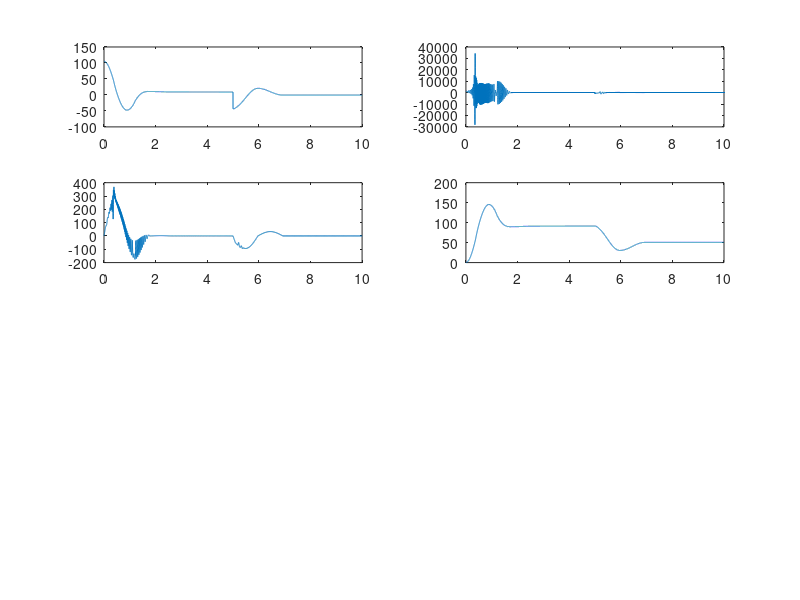
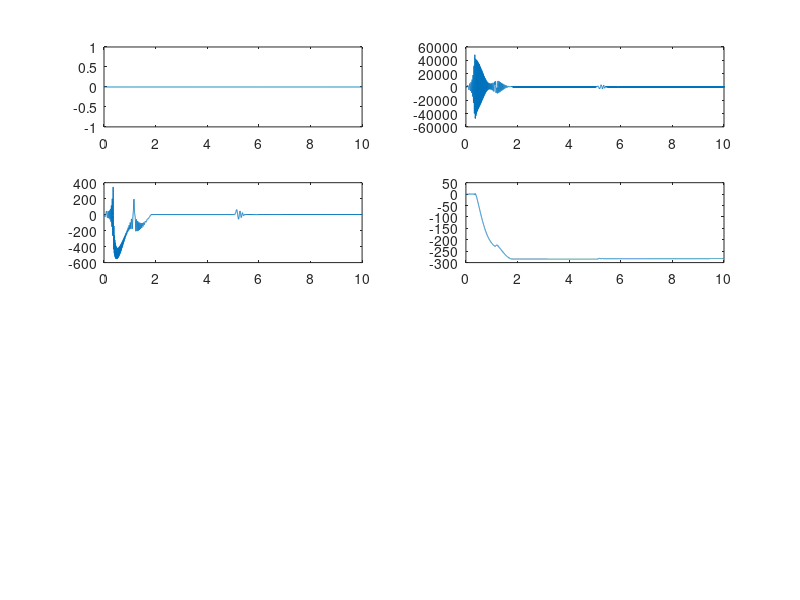

These charts were generated, in order, by the following MATLAB code:
clc;
clear;

%variables to mess with
rg1=100; %gear ratio
rg2=100;
tauc1=10; %friction
tauc2=10;
tauL1=1000; %torque limit
tauL2=1000;
noise=0;
kp1=1;	
kd1=0.00005;	
kp2=0;
kd2=0;
randn('seed', 8);




%mass&length
m1=10;
m2=5;
l1=0.5;
l2=0.5;

%inertia
j1=m1*l1^2/rg1^2;    
j2=m2*l2^2/rg2^2;

% Simulation parameters
T=0.001; % sampling period
N=10000; % number of points
t=T*(0:(N-1)); % time vector

%data variables
theta1=zeros(1,N);  % position 1
theta1Dot=zeros(1,N); % speed 1
theta1DDot=zeros(1,N); % acceleration 1
theta2=zeros(1,N);  % position 2
theta2Dot=zeros(1,N); % speed 2
theta2DDot=zeros(1,N); % acceleration 2

theta1Des=zeros(1,N); % desired position 1
theta1DotDes=zeros(1,N); % desired speed 1
theta1DDotDes=zeros(1,N); % desired acceleration 1
theta2Des=zeros(1,N); % desired position 2
theta2DotDes=zeros(1,N); % desired speed 2
theta2DDotDes=zeros(1,N); % desired acceleration 2

theta1Sensed=zeros(1,N); % desired position 1
theta1DotSensed=zeros(1,N); % desired speed 1
theta1DDotSensed=zeros(1,N); % desired acceleration 1
theta2Sensed=zeros(1,N); % desired position 2
theta2DotSensed=zeros(1,N); % desired speed 2
theta2DDotSensed=zeros(1,N); % desired acceleration 2

u1=zeros(1,N);  % total control signal 1
u2=zeros(1,N);  % total control signal 2
taum1=zeros(1,N);  % torque output 1
taum2=zeros(1,N);  % torque output 2

%target position
for i=1:5000
theta1Des(i)=100;
theta2Des(i)=0;

end
for i=5000:N-1
theta1Des(i)=50;
theta2Des(i)=0;

end




%construct robot dynamics

for i=1:N-1
    
    %input open loop testing
    %u1(i)=0;  % torque output 1
	%u2(i)=1;  % torque output 2
	
	%noise
	theta1Sensed(i)=theta1(i)+noise*randn;
	theta2Sensed(i)=theta1(i)+noise*randn;
	
	%prepare for d controller
	theta1DotDes(i)=(theta1Des(i)-theta1Sensed(i))/T;
	theta2DotDes(i)=(theta2Des(i)-theta2Sensed(i))/T;	
	
	%PD controller
	u1(i)=kp1*(theta1Des(i)-theta1Sensed(i))+kd1*(theta1DotDes(i)-theta1DotSensed(i));
	u2(i)=kp2*(theta2Des(i)-theta2Sensed(i))+kd2*(theta2DotDes(i)-theta2DotSensed(i));
	

	%matric A
	Aa=j1*rg1^2+(m1+m2)*l1^2+m2*l2^2+2*m2*l1*l2*cos(theta2(i));
	Ab=m2*l2^2+m2*l1*l2*cos(theta2(i));
	Ac=m2*l2^2+m2*l1*l2*cos(theta2(i));
	Ad=j2*rg2^2+m2*l2^2;
    M=[Aa Ab;Ac Ad];
	%matric B
	Ba=0;
	Bb=-m2*l1*l2*sin(theta2(i));
	Bc=m2*l1*l2*sin(theta2(i));
	Bd=0;
    B=[Ba Bb;Bc Bd];
	%matrix C
	Ca=-m2*l1*l2*sin(theta2(i));
	Cb=-m2*l1*l2*sin(theta2(i));
	Cc=0;
	Cd=0;
    C=[Ca Cb;Cc Cd];
    
	%multiply by motion get h1 and h2
    BB=[theta1Dot(i)^2;theta2Dot(i)^2];
    CC=[theta1Dot(i)*theta2Dot(i);theta2Dot(i)*theta1Dot(i)];
    
    H=B*BB+C*CC;

	%torque limit check
	if u1(i)>tauL1
		taum1(i)=tauL1;
	else
		taum1(i)=u1(i);
	end

	if u2(i)>tauL2
		taum2(i)=tauL2;
	else
		taum2(i)=u2(i);
	end
	
	%friction check
    
	if theta1Dot(i)==0
		if taum1(i)-H(1)/rg1>tauc1
			tauf1=tauc1;
		elseif taum1(i)-H(1)/rg1<-tauc1
			tauf1=-tauc1;
		else
			tauf1=taum1(i)-H(1)/rg1;
		end
	
    else
       
        tauf1=tauc1*sign(theta1Dot(i));
    end
	
    
    %motor2
	if theta2Dot(i)==0
		if taum2(i)-H(2)/rg2>tauc2
			tauf2=tauc2;
		elseif taum2(i)-H(2)/rg2<-tauc2
			tauf2=-tauc2;
		else
			tauf2=taum2(i)-H(2)/rg2;
		end
	
	else
		tauf2=tauc2*sign(theta2Dot(i));
	end	
	
	
	%isolate thetaddot
	
    Minv=inv(M);
	tau=[rg1*(taum1(i)-tauf1);rg2*(taum2(i)-tauf2)];
   
    acc=Minv*(tau-H);
    theta1DDot(i)=acc(1);
    theta2DDot(i)=acc(2); 
    
    
    %===================================
    %isolate thetaddot,det method
	%detM=1/(Aa*Ad-Ab*Ac);
	%theta1DDot(i)=detM*(Ad*(rg1*(taum1(i)-tauf1)-h1)-Ab*(rg2*(taum2(i)-tauf2)-h2));
    %theta1DDot(i)=0;
	%theta2DDot(i)=detM*(-Ac*(rg1*(taum1(i)-tauf1)-h1)+Aa*(rg2*(taum2(i)-tauf2)-h2));
    %===================================
    

    
   
    
	%probationary speed
	spd1=theta1Dot(i)+theta1DDot(i)*T;
	spd2=theta2Dot(i)+theta2DDot(i)*T;
    
    %trying to make a mechanism to stop friction over shoot
    %if sign(spd1)~= sign(theta1Dot(i)) && abs(theta1Dot(i))>0.001
    %    theta1Dot(i+1)=0;
    %else
        theta1Dot(i+1)=spd1;
    %end
    
    %if sign(spd2)~= sign(theta2Dot(i)) && abs(theta2Dot(i))>0.001
    %    theta2Dot(i+1)=0;
    %else
        theta2Dot(i+1)=spd2;
    %end    
    
    
	theta1(i+1)=theta1(i)+theta1Dot(i)*T;
	theta2(i+1)=theta2(i)+theta2Dot(i)*T;



end
figure
subplot(4,2,1),plot(t,u1)
subplot(4,2,2),plot(t,theta1DDot)
subplot(4,2,3),plot(t,theta1Dot)
subplot(4,2,4),plot(t,theta1)



figure
subplot(4,2,1),plot(t,u2)
subplot(4,2,2),plot(t,theta2DDot)
subplot(4,2,3),plot(t,theta2Dot)
subplot(4,2,4),plot(t,theta2)
















